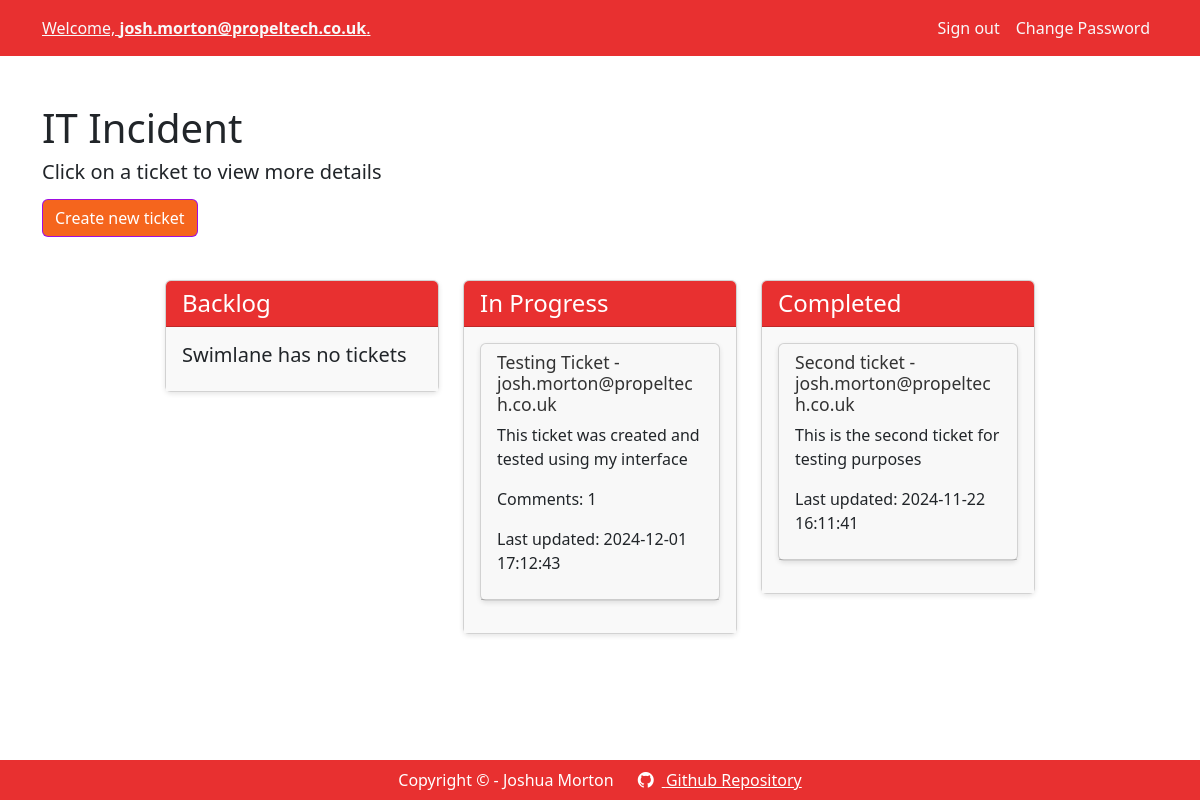
Page /project/1 (signed in) on the committed database.
### simple_kanban/models.py (models this page shows, shortened)
class AuditableEntity(models.Model):
  created_by = models.ForeignKey(User, on_delete=models.SET_NULL, null=True, related_name="%(class)screated_by")
  created_at = models.DateTimeField(auto_now_add=True, blank=True)
  updated_by = models.ForeignKey(User, on_delete=models.SET_NULL, null=True, related_name="%(class)supdated_by")
  updated_at = models.DateTimeField(auto_now=True)
  deleted = models.BooleanField(default=False)
  deleted_by = models.ForeignKey(User, on_delete=models.SET_NULL, null=True, blank=True, related_name="%(class)sdeleted_by")
  deleted_at = models.DateTimeField(null=True, blank=True)
  objects = ActiveManager()
  class Meta:
    abstract = True

class Project(AuditableEntity):
  name = models.CharField(max_length=40)
  description = models.CharField(max_length=1000)

class Swimlane(AuditableEntity):
  name = models.CharField(max_length=40)
  sort_order = models.IntegerField(default = 1)
  swimlane_project = models.ForeignKey(Project, on_delete=models.CASCADE)
  objects = SwimlaneActiveManager()
  @property
  def tickets(self):
    return self.ticket_set.all()

class Ticket(AuditableEntity):
  name = models.CharField(max_length=100)
  description = models.CharField(max_length=1000)
  reporter = models.ForeignKey(User, on_delete=models.SET_NULL, null=True, related_name="ticket_reporter")
  assignee = models.ForeignKey(User, on_delete=models.SET_NULL, blank=True, null=True, related_name="ticket_assignee")
  ticket_swimlane = models.ForeignKey(Swimlane, on_delete=models.CASCADE)
  ticket_priority = models.IntegerField(default=1)
  objects = TicketActiveManager()
  @property
  def comments(self):
    return self.ticketcomment_set.all()

### simple_kanban/views/project.py (the view)
# urls.py: path("project/<int:project_id>", project.overview, name="project_overview"),
@login_required(login_url="/register")
def overview(request, project_id):
  [result, project] = ProjectService.GetProjectIfExists(request, project_id)
  if not result:
    return redirect_with_toast(request, "index", "Not Found", "The selected project could not be found.")
  context = ProjectService.GetProjectContext(request, project)
  return render(request, "kanban/project_overview.html", context)

### simple_kanban/models.py (called while the page is built)
  def get_queryset(self):
    return super().get_queryset().filter(deleted=False)

  def get_queryset(self):
    return super().get_queryset().filter(deleted=False).order_by('sort_order')

  def get_queryset(self):
    return super().get_queryset().filter(deleted=False).order_by('ticket_priority')

### simple_kanban/services/project_service.py (called while the page is built)
  def GetProjectContext(request, project: Project):
    project_data = Project.objects.prefetch_related(
        Prefetch('swimlane_set', queryset=Swimlane.objects.prefetch_related(
            Prefetch('ticket_set', queryset=Ticket.objects.prefetch_related(
                'assignee', 'reporter',
                Prefetch('ticketcomment_set', queryset=TicketComment.objects.select_related('user')
            ))
        ))
    )).filter(id=project.id).first()
    return CreateUserContext(request, {
        'project': project_data,
        'swimlanes': project_data.swimlane_set.all(),
    })

  def GetProjectIfExists(request, project_id) -> Union[bool, Project | None]:
    return get_object_if_exists(request, Project, project_id)

### simple_kanban/utils/auth.py (called while the page is built)
def is_admin(user) -> bool:
  return user.groups.filter(name="Admin").exists()

def CreateUserContext(request, context):
  context["is_admin"] = is_admin(request.user)
  return context

### simple_kanban/utils/generic.py (called while the page is built)
def get_object_if_exists(request, model_class, object_id) -> Union[bool, object | None]:
  try:
      obj = model_class.objects.get(pk=object_id)
      return [True, obj]
  except model_class.DoesNotExist:
    ErorrLogService.write_log_to_db(
      request=request,
      level=2,
      message=f"{str(model_class.__name__)} with ID: {object_id} not found."
    )
    return [False, None]

### simple_kanban/templates/kanban/project_overview.html (shortened to what this page needs)
{% extends "base.html" %}
{% load static %}
{% block header %} {{ project.name }}  {% endblock %}
{% block description  %}Click on a ticket to view more details {% endblock description %}
{% block content %}
  <div class="container">
    <a href="{% url "ticket_new" project.id %}" class="-mt-5 btn btn-primary">Create new ticket </a>
  </div>
  <div class="mx-3 my-4">
    <div class="row justify-content-center">
      {% for swimlane in swimlanes %}
        <div class="col-12 col-md-4 col-lg-3 mb-4">
          <div class="card">
            <div class="card-header bg-primary text-white">
              <h4 class="m-0">{{ swimlane.name }}</h4>
            </div>
            <div class="card-body">
              {% if swimlane.tickets.count == 0 %}
                <h5>Swimlane has no tickets</h5>
              {% else %}
                {% for ticket in swimlane.tickets %}
                <a class="text-decoration-none" href="{% url "ticket_edit" project.id ticket.id %}">
                  <div class="card ticket-card mb-3">
                    <div class="card-header">
                      <h5>{{ ticket.name }} - {% if ticket.assignee %}{{ticket.assignee}}{%else %}Unassigned{% endif %}</h5>
                      <p>{{ ticket.description }}</p>
                      {% if ticket.comments.count %}<p>Comments: {{ticket.comments.count}}</p>{% endif %}
                      <p>Last updated: {{ ticket.updated_at|date:"Y-m-d H:m:s" }}</p>
                    </div>
                  </div>
                </a>
                {% endfor %}
              {% endif %}
            </div>
          </div>
        </div>
      {% endfor %}
    </div>
  </div>
{% endblock %}

### simple_kanban/templates/generic_components/nav_bar.html (shortened to what this page needs)
<nav class="text-light navbar navbar-expand-lg navbar-light">
  <div class="container">
    <a class="d-none d-md-block navbar-text me-3 text-light" href="{%url 'index' %}">
      Welcome, <span class="fw-bold">{{ user.username }}</span>.
    </a>
    <div class="collapse navbar-collapse" id="navbarNav">
      <div class="navbar-nav ms-auto align-items-center">
        <a class="nav-item nav-link text-light" href="{% url 'sign_out' %}">Sign out</a>
        <a class="nav-item nav-link text-light" href="{% url 'change_password' %}">Change Password</a>
      </div>
    </div>
  </div>
</nav>

### simple_kanban/static/css/styles.css (style rules this page uses)
:root { --primary-color: #e83030; --secondary-color: #f5651d; }
body { background-color: #f0f2f5; font-family: Arial, sans-serif; }
.btn-primary { background-color: #007bff; border: none; }
nav, footer { background-color: var(--primary-color); box-shadow: 0 0.5rem 1rem rgba(0, 0, 0, 0.15), inset 0 -1px 0 rgba(25) }
.container { min-height: 100%; }
body { padding-bottom: 75px; }
.btn-primary { background-color: var(--secondary-color) !important; border-color: #9000ffdc !important; }
.card-header.bg-primary { background-color: var(--primary-color) !important; }
.card-body { background-color: #f9f9f9; }
.card-header h5 { font-size: 1.1rem; color: #333; }
.card { border-radius: 8px; box-shadow: 0 2px 5px rgba(0, 0, 0, 0.1); background-color: #f9f9f9; }
.ticket-card { background-color: #FFFFFF !important; }
.-mt-5 { margin-top: -3.5rem; }

### rows in the picture
Project: name "IT Incident"
Swimlane: name "Backlog", shows "Swimlane has no tickets"
Swimlane: name "In Progress"
Ticket: name "Testing Ticket", assignee "josh.morton@propeltech.co.uk", description "This ticket was created and tested using my interface", comments.count "1", updated_at "2024-12-01 17:12:43"
Swimlane: name "Completed"
Ticket: name "Second ticket", assignee "josh.morton@propeltech.co.uk", description "This is the second ticket for testing purposes", updated_at "2024-11-22 16:11:41"

### other values in the picture
{{ user.username }} "josh.morton@propeltech.co.uk"
